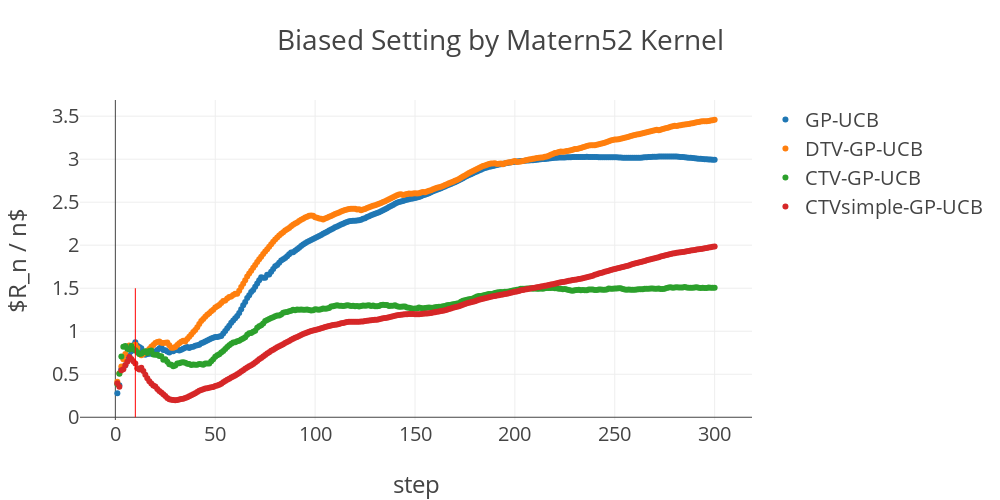

Notebook cell for this chart:
### Code cell
title = 'Biased Setting by Matern52 Kernel'

target_dir = './results/'
normal = target_dir + '20190507/syn_tv_and_time_dep_matern52_normal.csv'
# dtv = target_dir + '20190507/syn_tv_and_time_dep_matern52_dtv.csv'
dtv = target_dir + '20190418/syn_original_matern52_dtv.csv'
# ctv = target_dir + '20190507/syn_tv_and_time_dep_matern52_ctv.csv'
ctv = target_dir + '20190428/syn_tv_and_time_dep_matern52_ctv.csv'
ctv_delta = target_dir + '20190507/syn_tv_and_time_dep_matern52_ctv_delta.csv'

plot_graph(normal, dtv, ctv, ctv_delta, title)

### Figure 1 — Plotly figure (JSON) as saved in the notebook; plotly's stock layout.template omitted (floating-point values rounded to 4 significant figures; data arrays with more than 128 entries replaced by an {"elided": "..."} marker saying what was removed)
{"data": [{"mode": "markers", "name": "GP-UCB", "type": "scatter", "uid": "ba55ccb6-f75f-4f6f-9712-7ef49370c66e", "x": {"elided": "300 int values"}, "y": {"elided": "300 float values"}}, {"mode": "markers", "name": "DTV-GP-UCB", "type": "scatter", "uid": "7387066d-823d-48d3-999b-525cc8a6fcdc", "x": {"elided": "300 int values"}, "y": {"elided": "300 float values"}}, {"mode": "markers", "name": "CTV-GP-UCB", "type": "scatter", "uid": "30e5da2f-c98e-4cdb-90b9-afa5945f8abd", "x": {"elided": "300 int values"}, "y": {"elided": "300 float values"}}, {"mode": "markers", "name": "CTVsimple-GP-UCB", "type": "scatter", "uid": "719e2f84-3f8b-401c-a403-1d7fcca455ee", "x": {"elided": "300 int values"}, "y": {"elided": "300 float values"}}], "layout": {"autosize": false, "font": {"size": 20}, "height": 500, "shapes": [{"line": {"color": "red", "width": 1}, "type": "line", "x0": 10, "x1": 10, "y0": 0, "y1": 1.5}], "title": {"text": "Biased Setting by Matern52 Kernel"}, "width": 1000, "xaxis": {"title": {"text": "step"}}, "yaxis": {"title": {"text": "$R_n / n$"}}}}
